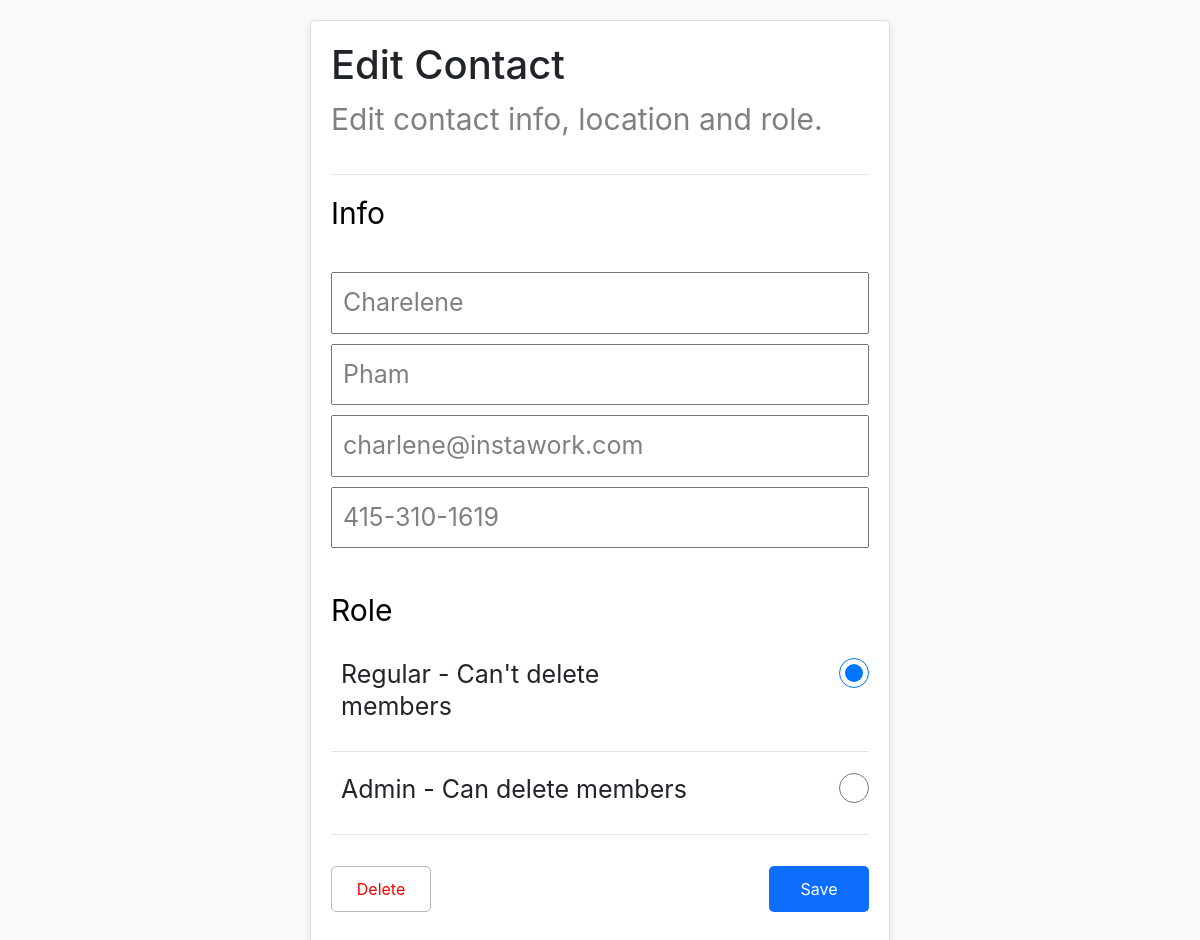
Page /listpage/21 on the committed database.
### main/models.py (models this page shows, shortened)
class List(models.Model):
    fname = models.CharField(max_length=100)
    lname = models.CharField(max_length=100)
    phone = models.CharField(max_length=100)
    email = models.CharField(max_length=100)
    role = models.CharField(max_length=100)

### main/views.py (the view)
# urls.py: path('listpage/<int:pk>', views.editContact, name='editContact'),
def editContact(request, pk):
    contact = List.objects.get(pk=pk)
    return render(request, 'main/editContact.html', {'contact': contact})

### main/templates/main/editContact.html (shortened to what this page needs)
{% load static %}
<html>
<head>
    <link rel="stylesheet" type="text/css" href="{% static 'css/editpage.css' %}">
    <link rel="stylesheet" href="https://cdn.jsdelivr.net/npm/bootstrap@4.1.3/dist/css/bootstrap.min.css">
</head>
<body class = "bg-light">
    <div class = "card">
        <h1>Edit Contact</h1>
        <p>Edit contact info, location and role.</p>
        <hr>
        <p class="subtitle"> Info </p>
        <form method="post" action="{% url 'update' pk=contact.pk %}">
            <input type="text" value="{{ contact.fname }}" name="newFname" />
            <input type="text" value="{{ contact.lname }}" name="newLname" />
            <input type="email" value="{{ contact.email }}" name="newEmail" />
            <input type="text" value="{{ contact.phone }}" name="newPhone" />
            <p class="subtitle role">Role</p>
            <div class = "role_field">
                <label>
                    <span>Regular - Can't delete members</span>
                    <input type="radio" name ="newRole" value="regular" {% if contact.role == 'regular' %} checked {% endif %}/>
                </label>
            </div>
            <hr>
            <div class = "role_field">
                <label>
                    <span>Admin - Can delete members</span>
                    <input type="radio" name ="newRole" value="admin" {% if contact.role == 'admin' %} checked {% endif %}/>
                </label>
            </div>
            <hr>
            <div class = "button_field">
                <button id = "delContact" type = "button" onclick = "deleteContact(newRole)">Delete</button>
                <input type="submit" value="Save"/>
            </div>
        </form>
    </div>
</body>
</html>

### main/static/css/editpage.css (style rules this page uses)
body { font-family: 'Arial', sans-serif; background-color: #f2f2f2; margin: 0; padding: 20px; }
.card { background-color: #fff; width: 50%; margin: 0 auto; padding: 20px; border-radius: 8px; box-shadow: 0 4px 8px rgba(0, 0, 0, 0.1); }
h1 { color: #333; font-size: 50px; }
p { font-size: 30px; color: grey; }
form { margin-top: 20px; }
input[type="text"], input[type="email"] { margin-bottom: 10px; padding: 10px; width: 100%; box-sizing: border-box; font-size: 25px; color: grey; }
.subtitle { font-size: 30px; color: black; }
.subtitle.role { margin-top: 30px; margin-bottom: 20px; }
label { font-size: 25px; line-height: 2rem; padding: 0.2em 0.4em; }
.role_field label { display: inline-block; position: relative; width: 90%; }
.role_field span { display: inline-block; width: 80%; cursor: pointer; }
.role_field input[type="radio"] { margin-left: 5%; display: inline-block; position: absolute; top: auto; left: 100%; width: 1.2em; height: 1.2em; padding: 6px; background-clip: content-box; border: 2px solid #bbbbbb; background-color: #e6e7e7; border-radius: 50%; cursor: pointer; }
.button_field { display: flex; flex-direction: row; justify-content: space-between; }
input[type="submit"],button#delContact { background-color: #0d6efd; color: #fff; border: none; padding: 10px 20px; text-align: center; text-decoration: none; font-size: 16px; margin: 15px 0; cursor: pointer; border-radius: 5px; width: 100px; }
button#delContact { background-color: white; color: red; border: #bbbbbb 1px solid; padding: 10px 20px; border-radius: 5px; font-size: 16px; }

### rows in the picture
List: newFname "Charelene", newLname "Pham", newEmail "charlene@instawork.com", newPhone "415-310-1619", role "☑ Regular - Can't delete members", role "☐ Admin - Can delete members"
